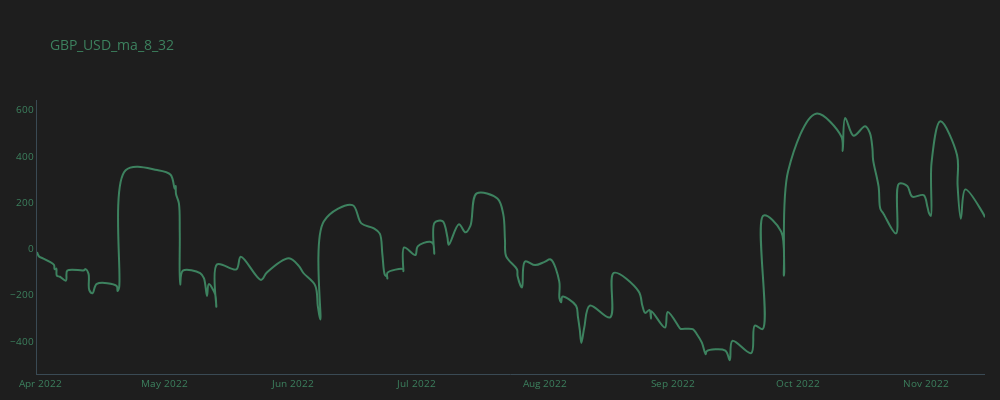
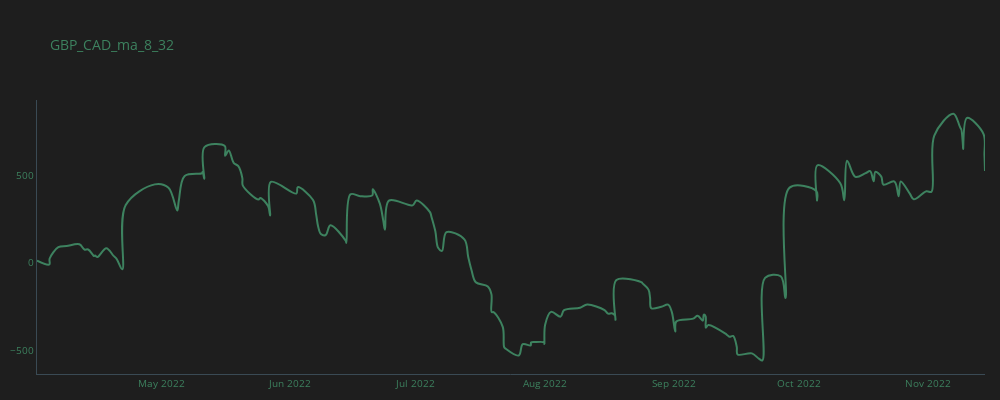
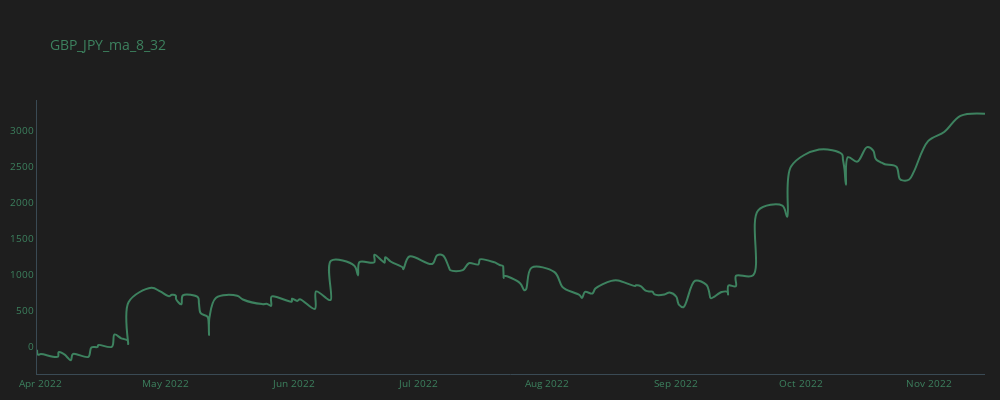
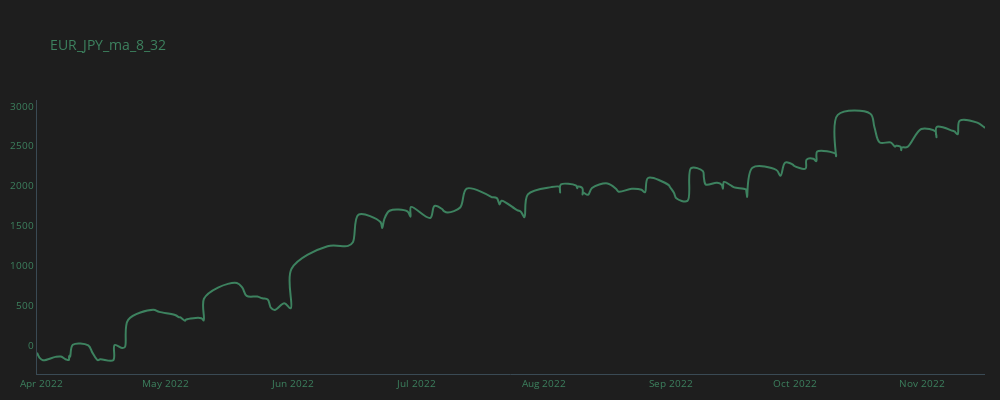

The notebook cell saved with these charts, in order:
### Code cell
c = 'ma_8_32'
for p in our_pairs:
    temp_df = all_trades[(all_trades.cross==c)&(all_trades.pair==p)].copy()
    temp_df['cum_gain'] = temp_df.gain.cumsum()
    plot_line(temp_df, p+'_'+c)

### Figure 1 — Plotly figure (JSON) as saved in the notebook; plotly's stock layout.template omitted (floating-point values rounded to 4 significant figures; data arrays with more than 128 entries replaced by an {"elided": "..."} marker saying what was removed)
{"data": [{"line": {"color": "#3d825f", "shape": "spline", "width": 2}, "mode": "lines", "name": "GBP_USD_ma_8_32", "type": "scatter", "x": {"elided": "150 str values"}, "y": {"elided": "150 float values"}}], "layout": {"font": {"color": "#3d825f", "size": 10}, "height": 400, "margin": {"b": 10, "l": 15, "r": 15}, "paper_bgcolor": "#1e1e1e", "plot_bgcolor": "#1e1e1e", "title": {"text": "GBP_USD_ma_8_32"}, "width": 1000, "xaxis": {"linecolor": "#3a4a54", "linewidth": 1, "showgrid": false, "zeroline": false}, "yaxis": {"linecolor": "#3a4a54", "linewidth": 1, "showgrid": false, "zeroline": false}}}

### Figure 2 — Plotly figure (JSON) as saved in the notebook; plotly's stock layout.template omitted (floating-point values rounded to 4 significant figures; data arrays with more than 128 entries replaced by an {"elided": "..."} marker saying what was removed)
{"data": [{"line": {"color": "#3d825f", "shape": "spline", "width": 2}, "mode": "lines", "name": "GBP_CAD_ma_8_32", "type": "scatter", "x": {"elided": "155 str values"}, "y": {"elided": "155 float values"}}], "layout": {"font": {"color": "#3d825f", "size": 10}, "height": 400, "margin": {"b": 10, "l": 15, "r": 15}, "paper_bgcolor": "#1e1e1e", "plot_bgcolor": "#1e1e1e", "title": {"text": "GBP_CAD_ma_8_32"}, "width": 1000, "xaxis": {"linecolor": "#3a4a54", "linewidth": 1, "showgrid": false, "zeroline": false}, "yaxis": {"linecolor": "#3a4a54", "linewidth": 1, "showgrid": false, "zeroline": false}}}

### Figure 3 — Plotly figure (JSON) as saved in the notebook; plotly's stock layout.template omitted (floating-point values rounded to 4 significant figures; data arrays with more than 128 entries replaced by an {"elided": "..."} marker saying what was removed)
{"data": [{"line": {"color": "#3d825f", "shape": "spline", "width": 2}, "mode": "lines", "name": "GBP_JPY_ma_8_32", "type": "scatter", "x": {"elided": "147 str values"}, "y": {"elided": "147 float values"}}], "layout": {"font": {"color": "#3d825f", "size": 10}, "height": 400, "margin": {"b": 10, "l": 15, "r": 15}, "paper_bgcolor": "#1e1e1e", "plot_bgcolor": "#1e1e1e", "title": {"text": "GBP_JPY_ma_8_32"}, "width": 1000, "xaxis": {"linecolor": "#3a4a54", "linewidth": 1, "showgrid": false, "zeroline": false}, "yaxis": {"linecolor": "#3a4a54", "linewidth": 1, "showgrid": false, "zeroline": false}}}

### Figure 4 — Plotly figure (JSON) as saved in the notebook; plotly's stock layout.template omitted (floating-point values rounded to 4 significant figures; data arrays with more than 128 entries replaced by an {"elided": "..."} marker saying what was removed)
{"data": [{"line": {"color": "#3d825f", "shape": "spline", "width": 2}, "mode": "lines", "name": "EUR_JPY_ma_8_32", "type": "scatter", "x": {"elided": "151 str values"}, "y": {"elided": "151 float values"}}], "layout": {"font": {"color": "#3d825f", "size": 10}, "height": 400, "margin": {"b": 10, "l": 15, "r": 15}, "paper_bgcolor": "#1e1e1e", "plot_bgcolor": "#1e1e1e", "title": {"text": "EUR_JPY_ma_8_32"}, "width": 1000, "xaxis": {"linecolor": "#3a4a54", "linewidth": 1, "showgrid": false, "zeroline": false}, "yaxis": {"linecolor": "#3a4a54", "linewidth": 1, "showgrid": false, "zeroline": false}}}
